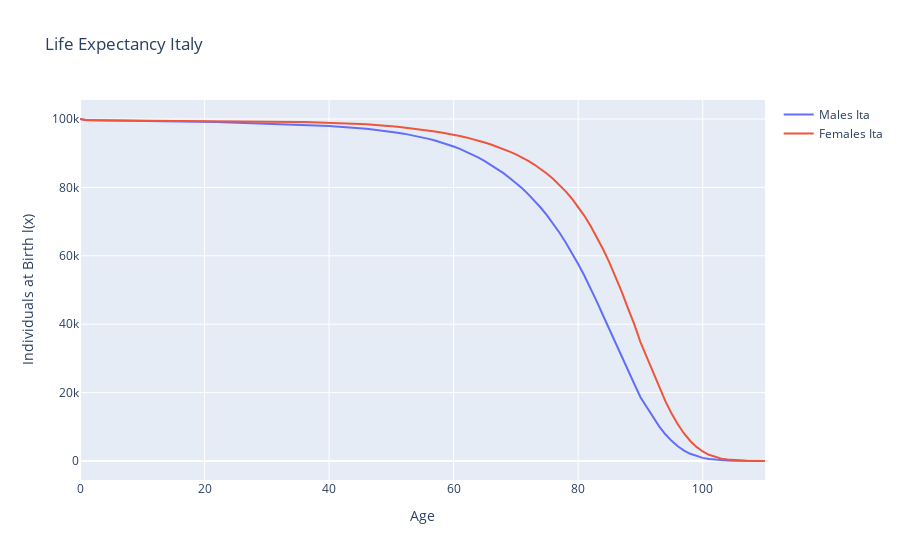

Source (notebook cell):
### Code cell
italy = pd.pivot_table(dataset, values=['Italy_Male', 'Italy_Female'], index='age')
linitam = go.Scatter(x = italy.index, y = italy.Italy_Male, mode = 'lines', name = 'Males Ita')
linitaf = go.Scatter(x = italy.index, y = italy.Italy_Female, mode = 'lines', name = 'Females Ita')

frames2 = [linitam, linitaf]
figurita = go.Figure(frames2)
figurita.update_layout(title='Life Expectancy at Birth - Italy', xaxis_title='Age', yaxis_title='Individuals l(x)')
iplot(figurita)
